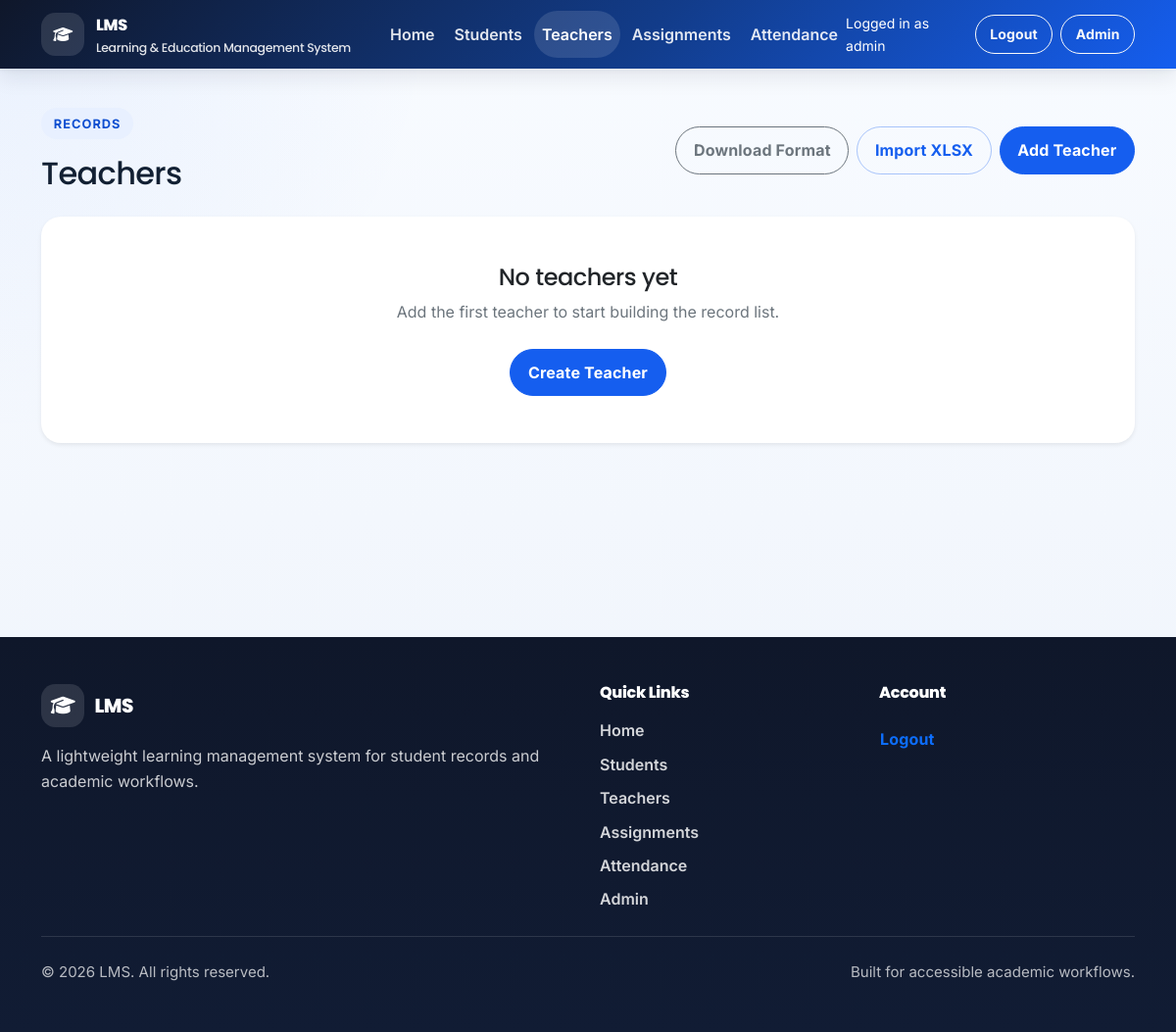
Before: /teachers/ (signed in) with the older database file.
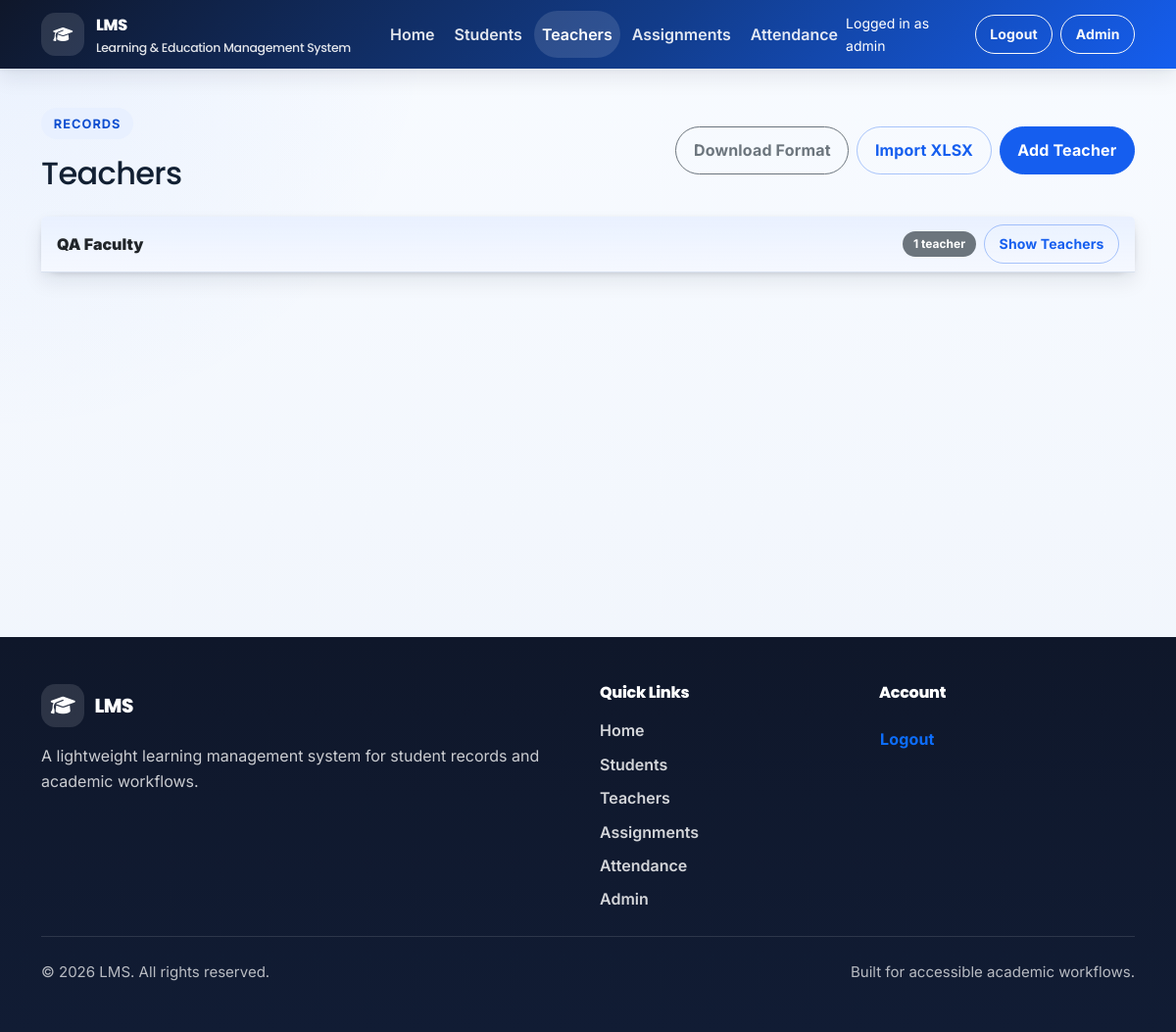
After: the same page with the newer database file.
### student/models.py (models this page shows, shortened)
class Faculty(models.Model):
    name = models.CharField(max_length=150, unique=True)
    objects = FacultyManager()

### teacher/views.py (the view)
# urls.py: path('', TeacherListView.as_view(), name='teacher-list'),
class TeacherListView(LoginRequiredMixin, ListView):
    model = Teacher
    template_name = 'teacher/teacher_list.html'
    context_object_name = 'teachers'
    def get_queryset(self):
        queryset = Teacher.objects.prefetch_related('faculties').order_by('name')
        if is_admin_user(self.request.user):
            return queryset
        if get_teacher_profile(self.request.user):
            return queryset
        return queryset.none()
    def get_context_data(self, **kwargs):
        context = super().get_context_data(**kwargs)
        view_mode = self.request.GET.get('view', 'grouped')
        if view_mode not in {'grouped', 'flat'}:
            view_mode = 'grouped'
        context['view_mode'] = view_mode
        grouped_teachers_map = OrderedDict()
        for teacher in context['teachers']:
            faculties = list(teacher.faculties.all())
            if not faculties:
                grouped_teachers_map.setdefault('No Faculty', []).append(teacher)
                continue
            for faculty in faculties:
                grouped_teachers_map.setdefault(faculty.name, []).append(teacher)
        context['grouped_teachers'] = [
            {
                'faculty': faculty,
                'teachers': teachers,
            }
            for faculty, teachers in grouped_teachers_map.items()
        ]
        return context

### LMS/context_processors.py (called while the page is built)
def role_flags(request):
    user = request.user
    student_profile = get_student_profile(user)
    teacher_profile = get_teacher_profile(user)
    admin_user = is_admin_user(user)
    return {
        'has_student_profile': bool(student_profile),
        'has_teacher_profile': bool(teacher_profile),
        'is_admin': admin_user,
        'logged_in_name': get_logged_in_name(user),
        'current_student': student_profile,
        'current_teacher': teacher_profile,
        'can_manage_academic_records': can_manage_academic_records(user),
        'is_student_user': bool(student_profile),
        'is_teacher_user': bool(teacher_profile),
        'is_admin_like_user': admin_user,
        'current_user_display_name': get_logged_in_name(user),
    }

### LMS/roles.py (called while the page is built)
def get_student_profile(user):
    if not user or isinstance(user, AnonymousUser):
        return None
    return getattr(user, 'student_profile', None)

def get_teacher_profile(user):
    if not user or isinstance(user, AnonymousUser):
        return None
    return getattr(user, 'teacher_profile', None)

def is_admin_user(user):
    return bool(user and user.is_authenticated and (user.is_staff or user.is_superuser))

### LMS/templates/teacher/teacher_list.html (shortened to what this page needs)
{% extends 'base.html' %}
{% block content %}
<section class="container py-4">
	<div class="d-flex flex-wrap justify-content-between align-items-center gap-3 mb-4">
		<div>
			<span class="eyebrow">Records</span>
			<h1 class="h2 mb-0">Teachers</h1>
		</div>
		<div class="d-flex flex-wrap align-items-center gap-2">
			<a class="btn btn-outline-secondary" href="{% url 'teacher:teacher-import-template' %}">Download Format</a>
			<a class="btn btn-outline-primary" href="{% url 'teacher:teacher-import' %}">Import XLSX</a>
			<a class="btn btn-primary" href="{% url 'teacher:teacher-create' %}">Add Teacher</a>
		</div>
	</div>
	{% if teachers %}
		<div class="d-grid gap-3">
			{% for group in grouped_teachers %}
				<div class="card border-0 shadow-sm">
					<div class="card-header bg-light d-flex justify-content-between align-items-center flex-wrap gap-2">
						<strong>{{ group.faculty }}</strong>
						<div class="d-flex align-items-center gap-2">
							<span class="badge text-bg-secondary">{{ group.teachers|length }} teacher{{ group.teachers|length|pluralize }}</span>
							<button
								class="btn btn-sm btn-outline-primary"
								type="button"
								data-toggle-target="teacher-group-{{ forloop.counter }}"
								aria-expanded="false"
								aria-controls="teacher-group-{{ forloop.counter }}"
							>
								Show Teachers
							</button>
						</div>
					</div>
				</div>
			{% endfor %}
		</div>
	{% else %}
		<div class="empty-state card border-0 shadow-sm">
			<div class="card-body p-5 text-center">
				<h2 class="h4">No teachers yet</h2>
				<p class="text-secondary mb-4">Add the first teacher to start building the record list.</p>
				<a class="btn btn-primary" href="{% url 'teacher:teacher-create' %}">Create Teacher</a>
			</div>
		</div>
	{% endif %}
</section>
{% endblock %}

Changed rows visible on the page:
added Faculty: faculty "QA Faculty"
Other visible differences:
new list line: "1 teacher Show Teachers"
text no longer shown: "No teachers yet Add the first teacher to start building the record list. Create Teacher"
